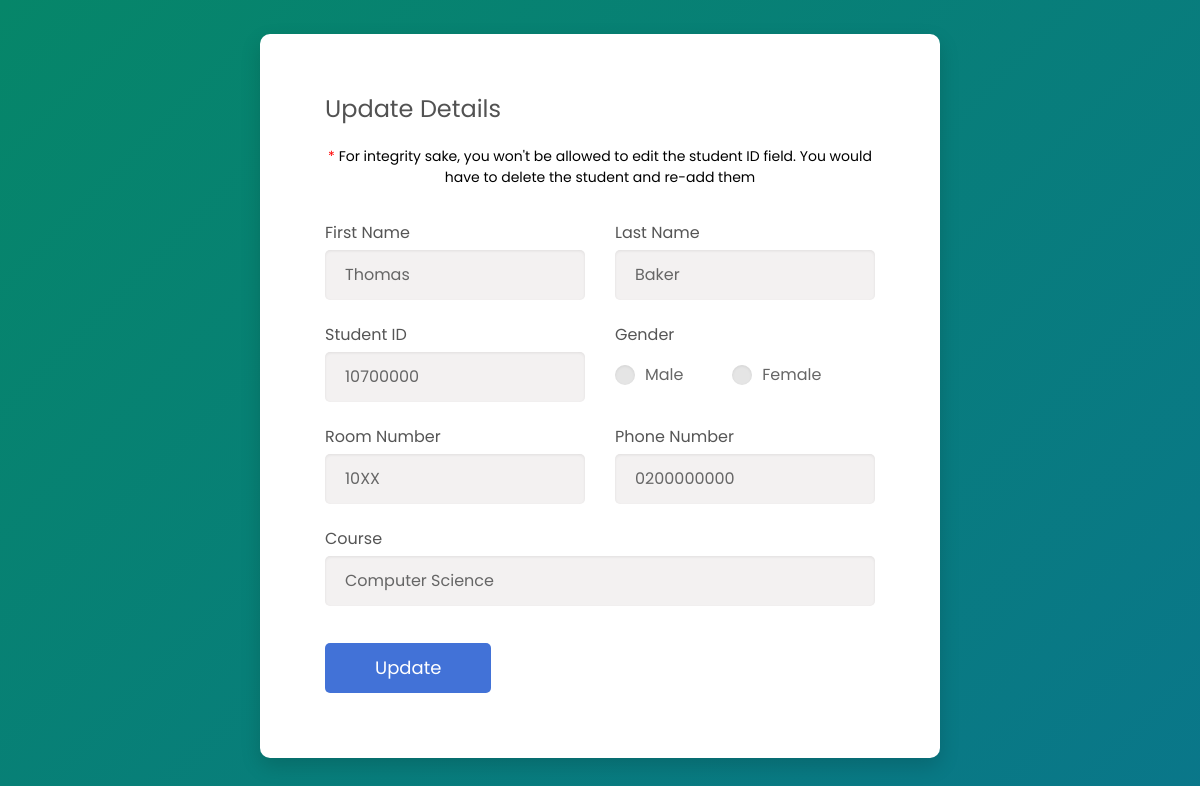
/update/1 (signed in), run on the app's committed database.
### app.py (models this page shows, shortened)
class HallManage(db.Model):
    id = db.Column(db.Integer, primary_key=True)
    firstname = db.Column(db.String(200), nullable=False)
    lastname = db.Column(db.String(200), nullable=False)
    student_name = db.Column(db.String(200), nullable=False)
    student_id = db.Column(db.Integer, unique=True, nullable=False)
    gender = db.Column(db.String(10), nullable=False)
    room_number = db.Column(db.String(20), nullable=False)
    phone_number = db.Column(db.String(20), nullable=False)
    course_name = db.Column(db.String(100), nullable=False)

### app.py (the view)
@app.route('/update/<int:id>', methods=['GET', 'POST'])
@login_required
def update(id):
    updateStudent = HallManage.query.get_or_404(id)
    activity = ActivityLog(
        assignee=session['user'],
        action="Updated a student",
        person_modified=updateStudent.student_name,
    )
    if request.method == 'POST':
        updateStudent.firstname = request.form['first_name'].title()
        updateStudent.lastname = request.form['last_name'].title()
        updateStudent.student_name = updateStudent.firstname + " " + updateStudent.lastname
        updateStudent.gender = request.form['gender']
        updateStudent.room_number = request.form['roomnumber']
        updateStudent.phone_number = request.form['phone']
        updateStudent.course_name = request.form['course'].title()
        try:
            db.session.add(activity)
            db.session.commit()  # Add new data to db
            return redirect(session['rule'])
        except:
            return "There was an issue updating"
    else:
        return render_template('Update_Student.html', updateStudent=updateStudent)

### app.py (called while the page is built)
@login_manager.user_loader
def load_user(user_id):
    return User.query.get(int(user_id))

### templates/Update_Student.html (shortened to what this page needs)
{% block head%}
<link rel="stylesheet" href="../static/css/UpdateStudent/main.css" />
{% endblock%} {% block body%}
<div class="page-wrapper bg-gra-02 p-t-130 p-b-100 font-poppins">
  <div class="wrapper wrapper--w680">
    <div class="card card-4">
      <div class="card-body">
        <h2 class="title">Update Details</h2>
        <div class="warning-div">
          <p class="warning">
            For integrity sake, you won't be allowed to edit the student ID
            field. You would have to delete the student and re-add them
          </p>
        </div>
        <form
          action="/update/{{updateStudent.id}}"
          method="POST"
          onsubmit="return ValidateForm(); "
        >
          <div class="row row-space">
            <div class="col-2">
              <div class="input-group">
                <label class="label">first name</label>
                <input
                  class="input--style-4"
                  type="text"
                  name="first_name"
                  required
                  value="{{updateStudent.firstname}}"
                />
              </div>
            </div>
            <div class="col-2">
              <div class="input-group">
                <label class="label">last name</label>
                <input
                  class="input--style-4"
                  type="text"
                  name="last_name"
                  required
                  value="{{updateStudent.lastname}}"
                />
              </div>
            </div>
          </div>
          <div class="row row-space">
            <div class="col-2">
              <div class="input-group">
                <label class="label">Student ID</label>
                <div class="input-group-icon">
                  <input
                    class="input--style-4 js-datepicker"
                    type="text"
                    name="studentID"
                    maxlength="8 "
                    minlength="8"
                    onkeypress="allowNumbersOnly(event)"
                    value="{{updateStudent.student_id}}"
                    disabled
                  />
                </div>
              </div>
            </div>
            <div class="col-2">
              <div class="input-group">
                <label class="label">Gender</label>
                <div class="p-t-10">
                  <label class="radio-container m-r-45"
                    >Male
                    <span class="checkmark"></span>
                  </label>
                  <label class="radio-container"
                    >Female
                    <span class="checkmark"></span>
                  </label>
                </div>
              </div>
            </div>
          </div>
          <div class="row row-space">
            <div class="col-2">
              <div class="input-group">
                <label class="label">Room Number</label>
                <input
                  class="input--style-4"
                  type="text"
                  name="roomnumber"
                  value="{{updateStudent.room_number}}"
                />
              </div>
            </div>
            <div class="col-2">
              <div class="input-group">
                <label class="label">Phone Number</label>
                <input
                  class="input--style-4"
                  type="text"
                  name="phone"
                  maxlength="10"
                  minlength="10"
                  onkeypress="allowNumbersOnly(event)"
                  value="{{updateStudent.phone_number}}"
                />
              </div>
            </div>
          </div>
          <div class="input-group">
            <label class="label">Course</label>
            <div class="rs-select2 js-select-simple select--no-search">
              <input
                class="input--style-4"
                type="text"
                name="course"
                value="{{updateStudent.course_name}}"
              />
            </div>
          </div>
          <div class="p-t-15">
            <button
              class="btn btn--radius-2 btn--blue"
              type="submit"
              id="submitbutton"
            >
              Update
            </button>
          </div>
        </form>
      </div>
    </div>
  </div>
</div>
{% endblock%}

### static/css/UpdateStudent/main.css (style rules this page uses)
.font-poppins { font-family: "Poppins", "Arial", "Helvetica Neue", sans-serif; }
.row { display: -webkit-box; display: -webkit-flex; display: -moz-box; display: -ms-flexbox; display: flex; -webkit-flex-wrap: wrap; -ms-flex-wrap: wrap; flex-wrap: wrap; }
.row-space { -webkit-box-pack: justify; -webkit-justify-content: space-between; -moz-box-pack: justify; -ms-flex-pack: justify; justify-content: space-between; }
.col-2 { width: -webkit-calc((100% - 30px) / 2); width: -moz-calc((100% - 30px) / 2); width: calc((100% - 30px) / 2); }
* { padding: 0; margin: 0; }
*, *:before, *:after { -webkit-box-sizing: inherit; -moz-box-sizing: inherit; box-sizing: inherit; }
body, h1, h2, h3, h4, h5, h6, blockquote, p, pre, dl, dd, ol, ul, figure, hr, fieldset, legend { margin: 0; padding: 0; }
button { outline: none; background: none; border: none; }
h1, h2, h3, h4, h5, h6 { font-weight: 400; }
h2 { font-size: 30px; }
.p-t-130 { padding-top: 10px; }
.p-t-15 { padding-top: 15px; }
.p-t-10 { padding-top: 10px; }
.p-b-100 { padding-bottom: 100px; }
.m-r-45 { margin-right: 45px; }
.wrapper { margin: 0 auto; }
.wrapper--w680 { max-width: 680px; }
.btn { display: inline-block; line-height: 50px; padding: 0 50px; -webkit-transition: all 0.4s ease; -o-transition: all 0.4s ease; -moz-transition: all 0.4s ease; transition: all 0.4s ease; cursor: pointer; font-size: 18px; color: #fff; font-family: "Poppins", "Arial", "Helvetica Neue", sans-serif; }
.btn--radius-2 { -webkit-border-radius: 5px; -moz-border-radius: 5px; border-radius: 5px; }
.btn--blue { background: #4272d7; }
input { outline: none; margin: 0; border: none; -webkit-box-shadow: none; -moz-box-shadow: none; box-shadow: none; width: 100%; font-size: 14px; font-family: inherit; }
.input--style-4 { line-height: 50px; background: #f3f1f1; -webkit-box-shadow: inset 0px 1px 3px 0px rgba(0, 0, 0, 0.08); -moz-box-shadow: inset 0px 1px 3px 0px rgba(0, 0, 0, 0.08); box-shadow: inset 0px 1px 3px 0px rgba(0, 0, 0, 0.08); -webkit-border-radius: 5px; -moz-border-radius: 5px; border-radius: 5px; padding: 0 20px; font-size: 16px; color: #666; -webkit-transition: all 0.4s ease; -o-transition: all 0.4s ease; -moz-transition: all 0.4s ease; transition: all 0.4s ease; }
.label { font-size: 16px; color: #555; text-transform: capitalize; display: block; margin-bottom: 5px; }
.radio-container { display: inline-block; position: relative; padding-left: 30px; cursor: pointer; font-size: 16px; color: #666; -webkit-user-select: none; -moz-user-select: none; -ms-user-select: none; user-select: none; }
.radio-container .checkmark:after { top: 50%; left: 50%; -webkit-transform: translate(-50%, -50%); -moz-transform: translate(-50%, -50%); -ms-transform: translate(-50%, -50%); -o-transform: translate(-50%, -50%); transform: translate(-50%, -50%); width: 12px; height: 12px; -webkit-border-radius: 50%; -moz-border-radius: 50%; border-radius: 50%; background: #57b846; }
.checkmark { position: absolute; top: 50%; -webkit-transform: translateY(-50%); -moz-transform: translateY(-50%); -ms-transform: translateY(-50%); -o-transform: translateY(-50%); transform: translateY(-50%); left: 0; height: 20px; width: 20px; background-color: #e5e5e5; -webkit-border-radius: 50%; -moz-border-radius: 50%; border-radius: 50%; -webkit-box-shadow: inset 0px 1px 3px 0px rgba(0, 0, 0, 0.08); -moz-box-shadow: inset 0px 1px 3px 0px rgba(0, 0, 0, 0.08); box-shadow: inset 0px 1px 3px 0px rgba(0, 0, 0, 0.08); }
.checkmark:after { content: ""; position: absolute; display: none; }
.input-group { position: relative; margin-bottom: 22px; }
.input-group-icon { position: relative; }
.title { font-size: 24px; color: #525252; font-weight: 400; margin-bottom: 40px; }
.card { -webkit-border-radius: 3px; -moz-border-radius: 3px; border-radius: 3px; background: #fff; }
.card-4 { background: #fff; -webkit-border-radius: 10px; -moz-border-radius: 10px; border-radius: 10px; -webkit-box-shadow: 0px 8px 20px 0px rgba(0, 0, 0, 0.15); -moz-box-shadow: 0px 8px 20px 0px rgba(0, 0, 0, 0.15); box-shadow: 0px 8px 20px 0px rgba(0, 0, 0, 0.15); margin-top: 1.5rem; }
.card-4 .card-body { padding: 57px 65px; padding-bottom: 65px; }
.title { width: 100%; margin-bottom: 20px; }
.warning-div { width: 100%; margin-bottom: 2rem; }
.warning { text-align: center; }
.warning::before { content: "*"; color: red; }

### data on the page
HallManage: first_name "Thomas", last_name "Baker", studentID "10700000", roomnumber "10XX", phone "0200000000", course "Computer Science"
